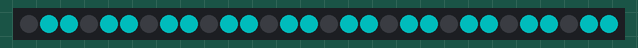
Bench run of a program on a simulated CircuitPython board. Parts: 30 RGB LEDs in strip order, left to right. Dim RGB values are drawn brighter than linear.

Above: at 0.1 s.
At 0.51 s:
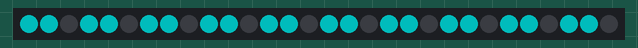
At 0.91 s:
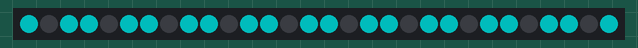

Measured:
- by itself, everything shown: repeats every 0.61 s, in 3 steps

The program:

chase.py
```python
import board
import time
from neopixel import NeoPixel

np = NeoPixel(board.D2, 30, auto_write=False, brightness=0.3)

def chase(color, direction):
    count = 0
    while True:
        for i in range(np.n):
            np.fill(color)
        for i in range(np.n):
            if (i + count) % 3 == 0:
                np[i] = (0,0,0)


        np.show()
        time.sleep(0.2)

        count += 2

while True:
    chase((0,255, 255), "forward")
```
